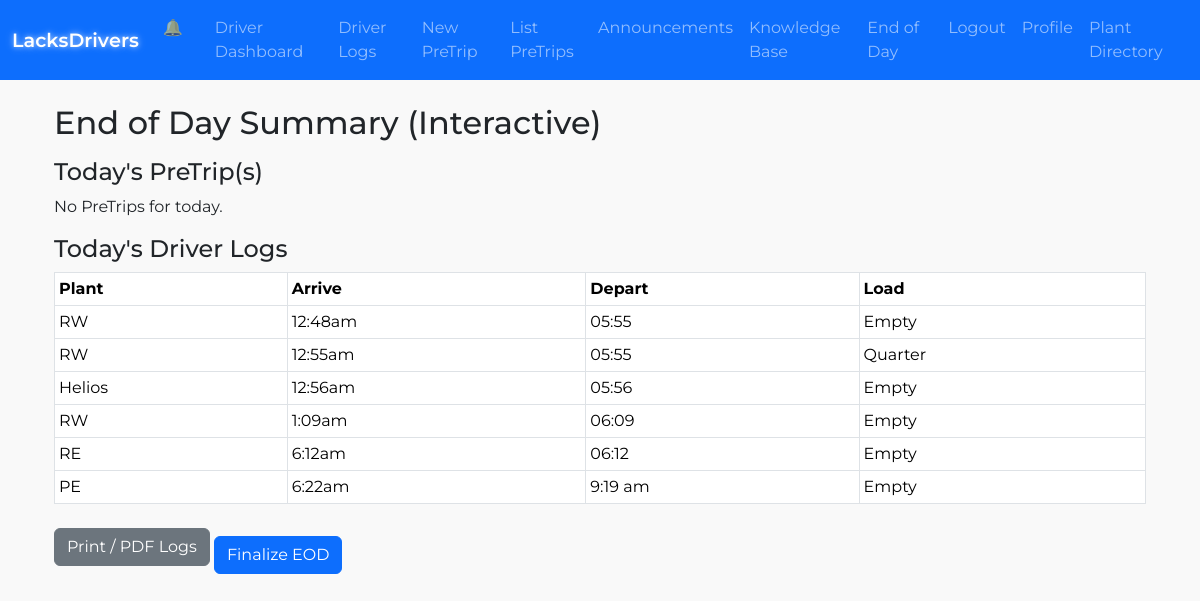
The page /end_of_day_summary (signed in) on the database as committed earlier.
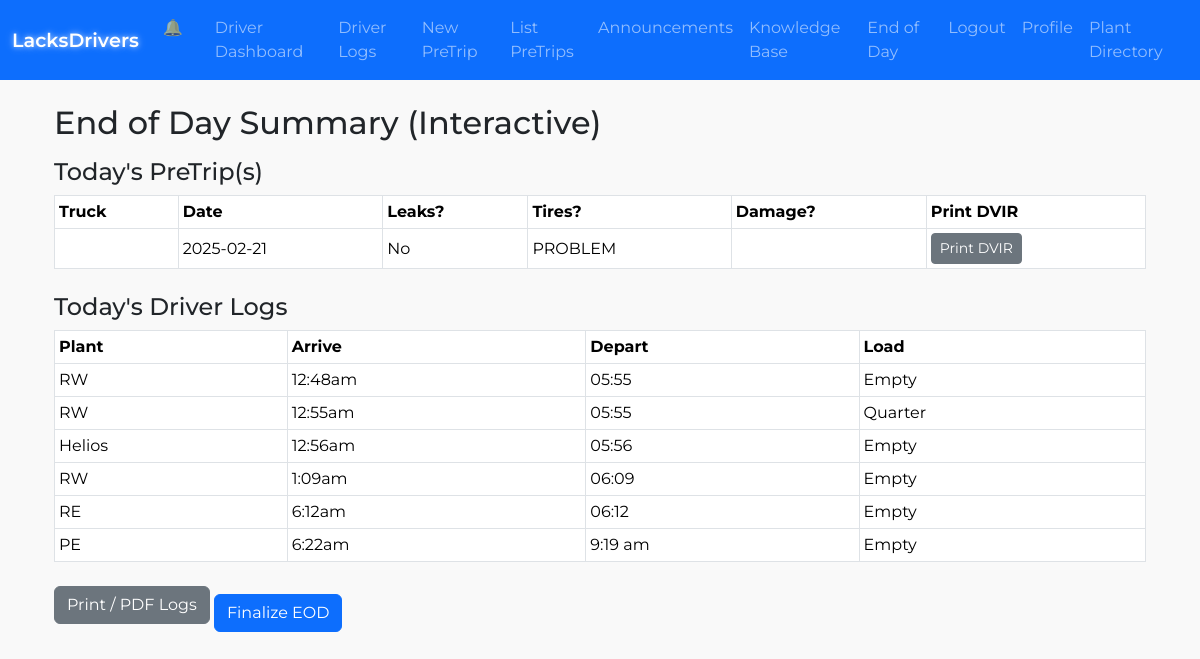
The same page on the database as committed later.
### lacksdrivers.py (models this page shows, shortened)
class DriverLog(db.Model):
    __tablename__ = "driver_log"
    id = db.Column(db.Integer, primary_key=True)
    driver_id = db.Column(db.Integer, db.ForeignKey("user.id"), nullable=False)
    date = db.Column(db.Date, nullable=False)
    arrive_time = db.Column(db.String(20))
    depart_time = db.Column(db.String(20))
    downtime_reason = db.Column(db.String(200), nullable=True)
    load_size = db.Column(db.String(10), nullable=False)
    plant_name = db.Column(db.String(20), nullable=False)
    maintenance = db.Column(db.Boolean, default=False)
    fuel = db.Column(db.Boolean, default=False)
    meeting = db.Column(db.Boolean, default=False)
    created_at = db.Column(db.DateTime, default=datetime.utcnow)
    updated_at = db.Column(db.DateTime, onupdate=datetime.utcnow)

class PreTrip(db.Model):
    __tablename__ = "pretrip"
    id = db.Column(db.Integer, primary_key=True)
    user_id = db.Column(db.Integer, db.ForeignKey("user.id"), nullable=False)
    truck_number = db.Column(db.String(50))
    trailer_number = db.Column(db.String(50))
    pretrip_date = db.Column(db.Date, default=date.today)
    shift = db.Column(db.String(10))
    start_mileage = db.Column(db.Integer)
    truck_type = db.Column(db.String(20))
    oil_system_status = db.Column(db.String(20))
    tires_ok = db.Column(db.Boolean, default=False)
    tires_status = db.Column(db.String(50))
    cab_doors_windows = db.Column(db.Boolean, default=False)
    body_doors = db.Column(db.Boolean, default=False)
    oil_leak = db.Column(db.Boolean, default=False)
    grease_leak = db.Column(db.Boolean, default=False)
    coolant_leak = db.Column(db.Boolean, default=False)
    fuel_leak = db.Column(db.Boolean, default=False)
    gc_no_defects = db.Column(db.Boolean, default=False)
    gauges_warning = db.Column(db.Boolean, default=False)
    wipers = db.Column(db.Boolean, default=False)
    horn = db.Column(db.Boolean, default=False)
    heater_defroster = db.Column(db.Boolean, default=False)
    mirrors = db.Column(db.Boolean, default=False)
    seat_belts_steering = db.Column(db.Boolean, default=False)
    clutch = db.Column(db.Boolean, default=False)
    service_brakes = db.Column(db.Boolean, default=False)
    parking_brake = db.Column(db.Boolean, default=False)
    emergency_brakes = db.Column(db.Boolean, default=False)
    triangles = db.Column(db.Boolean, default=False)
    fire_extinguisher = db.Column(db.Boolean, default=False)
    safety_equipment = db.Column(db.Boolean, default=False)
    incab_no_defects = db.Column(db.Boolean, default=False)
    oil_level = db.Column(db.Boolean, default=False)
    coolant_level = db.Column(db.Boolean, default=False)
    belts = db.Column(db.Boolean, default=False)
    hoses = db.Column(db.Boolean, default=False)
    ec_no_defects = db.Column(db.Boolean, default=False)
    lights_working = db.Column(db.Boolean, default=False)
    reflectors = db.Column(db.Boolean, default=False)
    suspension = db.Column(db.Boolean, default=False)
    tires = db.Column(db.Boolean, default=False)
    wheels_rims = db.Column(db.Boolean, default=False)
    battery = db.Column(db.Boolean, default=False)
    exhaust = db.Column(db.Boolean, default=False)
    brakes = db.Column(db.Boolean, default=False)
    air_lines = db.Column(db.Boolean, default=False)
    light_line = db.Column(db.Boolean, default=False)
    fifth_wheel = db.Column(db.Boolean, default=False)
    coupling = db.Column(db.Boolean, default=False)
    tie_downs = db.Column(db.Boolean, default=False)
    rear_end_protection = db.Column(db.Boolean, default=False)
    exterior_no_defects = db.Column(db.Boolean, default=False)
    towed_bodydoors = db.Column(db.Boolean, default=False)
    towed_tiedowns = db.Column(db.Boolean, default=False)
    towed_lights = db.Column(db.Boolean, default=False)
    towed_reflectors = db.Column(db.Boolean, default=False)
    towed_suspension = db.Column(db.Boolean, default=False)
    towed_tires = db.Column(db.Boolean, default=False)
    towed_wheels = db.Column(db.Boolean, default=False)
    towed_brakes = db.Column(db.Boolean, default=False)
    towed_landing_gear = db.Column(db.Boolean, default=False)
    towed_kingpin = db.Column(db.Boolean, default=False)
    towed_fifthwheel = db.Column(db.Boolean, default=False)
    towed_othercoupling = db.Column(db.Boolean, default=False)
    towed_rearend = db.Column(db.Boolean, default=False)
    towed_no_defects = db.Column(db.Boolean, default=False)
    damage_report = db.Column(db.Text)
    created_at = db.Column(db.DateTime, default=datetime.utcnow)
    updated_at = db.Column(db.DateTime, onupdate=datetime.utcnow)
    posttrip = db.relationship("PostTrip", uselist=False, backref="pretrip")

### lacksdrivers.py (the view)
@app.route("/end_of_day_summary", methods=["GET", "POST"])
@login_required
def end_of_day_summary():
    form = EndOfDayForm()
    if form.validate_on_submit():
        flash("Submitted End of Day Summary (interactive)!", "success")
        return redirect(url_for("dashboard"))
    local_tz = pytz.timezone("America/Detroit")
    today_local_date = datetime.now(local_tz).date()
    logs = DriverLog.query.filter_by(driver_id=current_user.id, date=today_local_date).all()
    drivers_logs = { current_user.username: logs }
    pretrips_today = PreTrip.query.filter_by(
        user_id=current_user.id, pretrip_date=today_local_date
    ).all()
    drivers_pretrips = { current_user.username: pretrips_today }
    return render_template(
        "end_of_day_summary.html",
        form=form,
        the_date=today_local_date,
        drivers_logs=drivers_logs,
        drivers_pretrips=drivers_pretrips
    )

### lacksdrivers.py (called while the page is built)
@app.context_processor
def inject_plant_addresses():
    return dict(PLANT_ADDRESSES=PLANT_ADDRESSES)

@login_manager.user_loader
def load_user(user_id):
    return User.query.get(int(user_id))

@app.template_filter('to_local_time')
def to_local_time(utc_str):
    if not utc_str:
        return ""
    try:
        dt_utc = datetime.strptime(utc_str, "%Y-%m-%d %H:%M:%S")
        dt_utc = pytz.utc.localize(dt_utc)
        local_tz = pytz.timezone("America/Detroit")
        dt_local = dt_utc.astimezone(local_tz)
        formatted = dt_local.strftime("%I:%M%p").lower()
        return formatted.lstrip('0')
    except ValueError:
        return utc_str

### templates/end_of_day_summary.html (shortened to what this page needs)
{% extends "base.html" %}
{% block content %}
<div class="container fade-in">
  <h2 class="mt-4 mb-3">End of Day Summary (Interactive)</h2>
  <form method="POST" action="{{ url_for('end_of_day_summary') }}">
    <h4>Today's PreTrip(s)</h4>
    {% if drivers_pretrips[current_user.username] %}
      <table class="table table-bordered table-sm mb-4">
        <thead>
          <tr>
            <th>Truck</th>
            <th>Date</th>
            <th>Leaks?</th>
            <th>Tires?</th>
            <th>Damage?</th>
            <th>Print DVIR</th>
          </tr>
        </thead>
        <tbody>
          {% for pt in drivers_pretrips[current_user.username] %}
          <tr>
            <td>{{ pt.truck_name }}</td>
            <td>{{ pt.pretrip_date }}</td>
            <td>
              {% if pt.oil_leak or pt.fuel_leak or pt.coolant_leak %}
                Yes
              {% else %}
                No
              {% endif %}
            </td>
            <td>{{ "OK" if pt.tires_ok else "PROBLEM" }}</td>
            <td>{{ pt.damage_report or "" }}</td>
            <td>
              <a
                href="{{ url_for('pretrip_printable', pretrip_id=pt.id) }}"
                class="btn btn-sm btn-secondary"
              >
                Print DVIR
              </a>
            </td>
          </tr>
          {% endfor %}
        </tbody>
      </table>
    {% else %}
      <p>No PreTrips for today.</p>
    {% endif %}
    <h4>Today's Driver Logs</h4>
    {% if drivers_logs[current_user.username] %}
      <table class="table table-bordered table-sm">
        <thead>
          <tr>
            <th>Plant</th>
            <th>Arrive</th>
            <th>Depart</th>
            <th>Load</th>
          </tr>
        </thead>
        <tbody>
          {% for log in drivers_logs[current_user.username] %}
          <tr>
            <td>{{ log.plant_name }}</td>
            <td>{{ log.arrive_time|to_local_time if log.arrive_time else '--' }}</td>
            <td>{{ log.depart_time|to_local_time if log.depart_time else '--' }}</td>
            <td>{{ log.load_size }}</td>
          </tr>
          {% endfor %}
        </tbody>
      </table>
    {% else %}
      <p>No logs found for today.</p>
    {% endif %}
    <a href="{{ url_for('driver_logs_print') }}" class="btn btn-secondary">
      Print / PDF Logs
    </a>
    <button type="submit" class="btn btn-primary mt-3">
      Finalize EOD
    </button>
  </form>
</div>
{% endblock %}

Rows that differ between the two databases and show on the page:
added PreTrip: pretrip_date "2025-02-21", oil_leak "No", tires_ok "PROBLEM"
Other text that changed with them:
text no longer shown: "No PreTrips for today."
text now shown: "Truck Date Leaks? Tires? Damage? Print DVIR"
